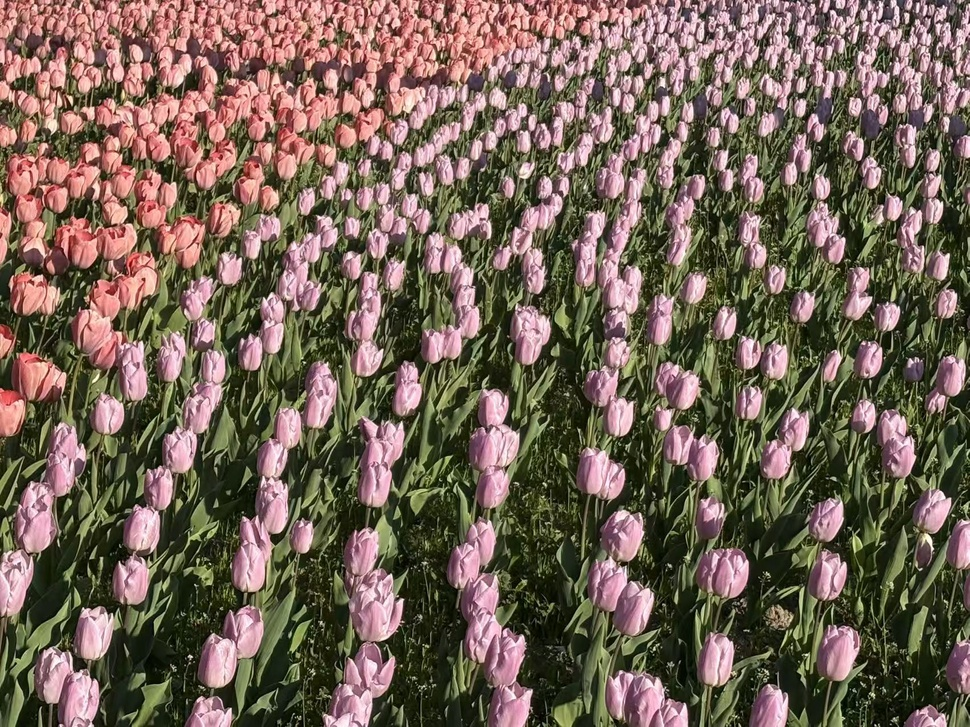
#> input picture A1.jpg, 970 x 727 px, shrunk from 1702 x 1276 before the run
$ python -i vision_core.py   (imports and definitions only)   (older library calls are emulated)
#> lines starting #> are read from the running program, lines starting #| are printed output that depends on the picture
#> further down, picture is the input picture: shape (727, 970, 3); mean B, G, R 85.8, 99.1, 116
"""Core Python reference implementation for the course submission."""

from dataclasses import dataclass
from typing import List, Optional, Sequence, Tuple

import cv2
import numpy as np


@dataclass
class CannyResult:
    gradient: np.ndarray
    nms: np.ndarray
    edges: np.ndarray


@dataclass
class MatchResult:
    keypoints_a: Sequence[cv2.KeyPoint]
    keypoints_b: Sequence[cv2.KeyPoint]
    matches: List[cv2.DMatch]
    inliers: List[cv2.DMatch]
    homography: Optional[np.ndarray]
    aligned: Optional[np.ndarray]


def to_gray(image: np.ndarray) -> np.ndarray:
    return cv2.cvtColor(image, cv2.COLOR_BGR2GRAY)
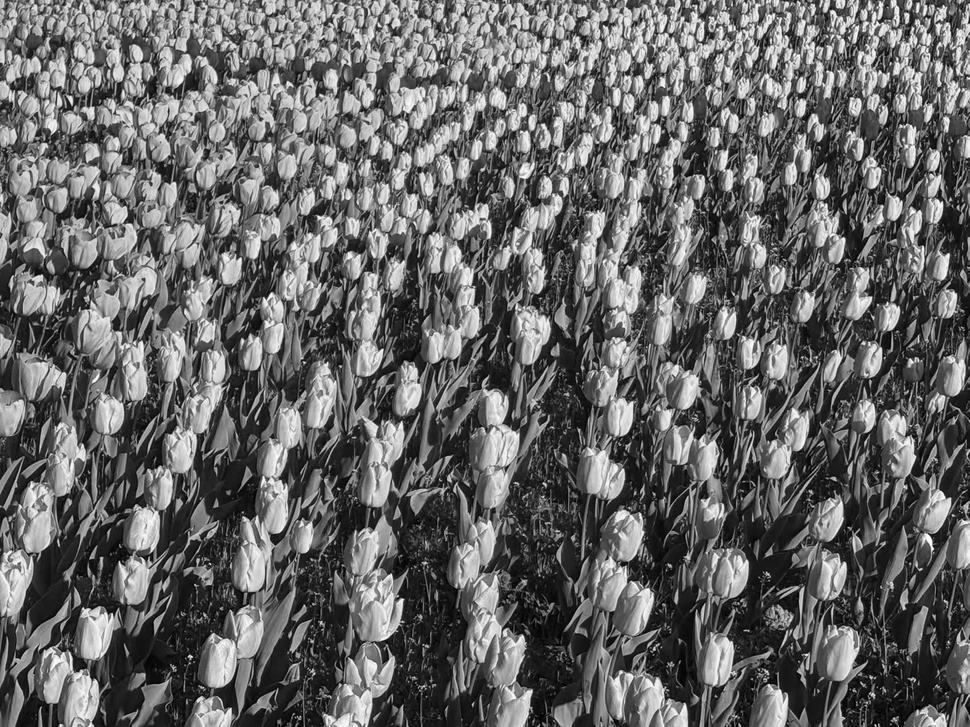
#> returned value: shape (727, 970); min 1, max 253, mean 102.6


def manual_nms(magnitude: np.ndarray, angle: np.ndarray) -> np.ndarray:
    h, w = magnitude.shape
    out = np.zeros_like(magnitude, dtype=np.float32)
    angle = np.rad2deg(angle) % 180
    for y in range(1, h - 1):
        for x in range(1, w - 1):
            current = magnitude[y, x]
            direction = angle[y, x]
            if (0 <= direction < 22.5) or (157.5 <= direction <= 180):
                q, r = magnitude[y, x + 1], magnitude[y, x - 1]
            elif 22.5 <= direction < 67.5:
                q, r = magnitude[y + 1, x - 1], magnitude[y - 1, x + 1]
            elif 67.5 <= direction < 112.5:
                q, r = magnitude[y + 1, x], magnitude[y - 1, x]
            else:
                q, r = magnitude[y - 1, x - 1], magnitude[y + 1, x + 1]
            if current >= q and current >= r:
                out[y, x] = current
    return out


def run_canny_pipeline(image: np.ndarray, low: int = 45, high: int = 110) -> CannyResult:
    gray = to_gray(image)
    blurred = cv2.GaussianBlur(gray, (5, 5), 1.4)
    gx = cv2.Sobel(blurred, cv2.CV_32F, 1, 0, ksize=3)
    gy = cv2.Sobel(blurred, cv2.CV_32F, 0, 1, ksize=3)
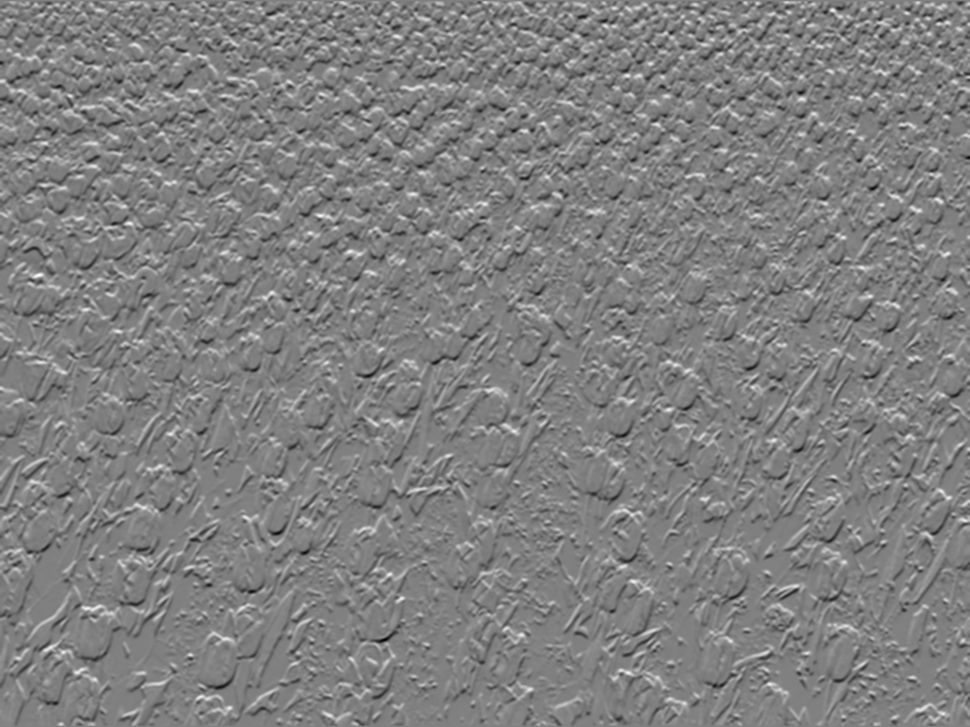
#> gy: shape (727, 970) float32; min -432, max 424, mean -0.4; drawn with min black and max white
    magnitude = cv2.magnitude(gx, gy)
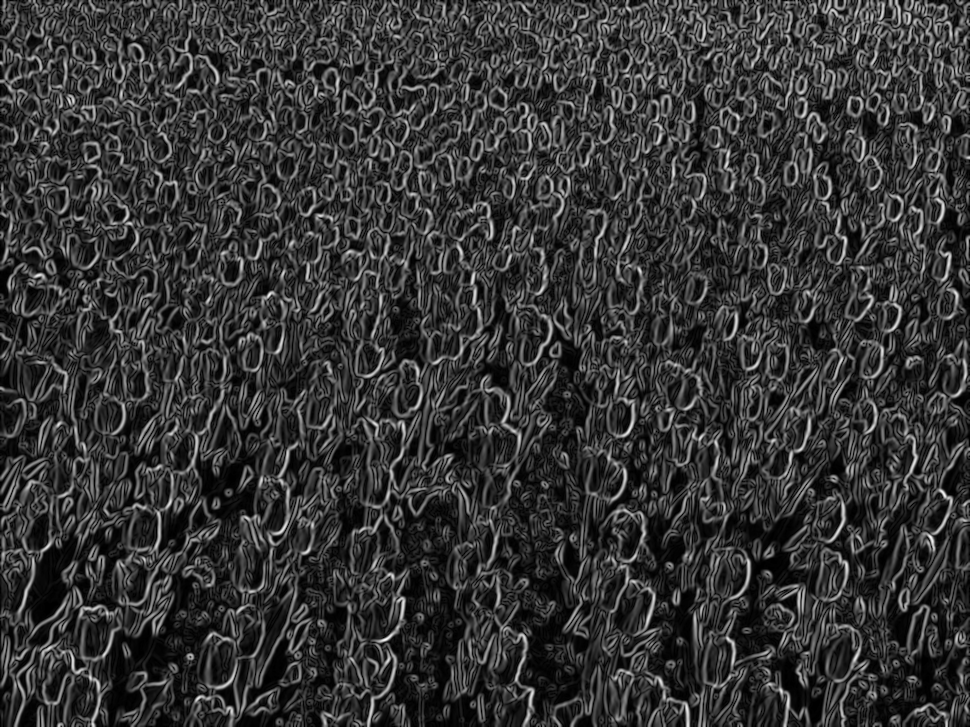
#> magnitude: shape (727, 970) float32; min 0, max 471.9, mean 100.3; drawn with min black and max white
    angle = cv2.phase(gx, gy, angleInDegrees=False)
    nms = manual_nms(magnitude, angle)
#> in manual_nms, `angle = np.rad2deg(angle) % 180`:
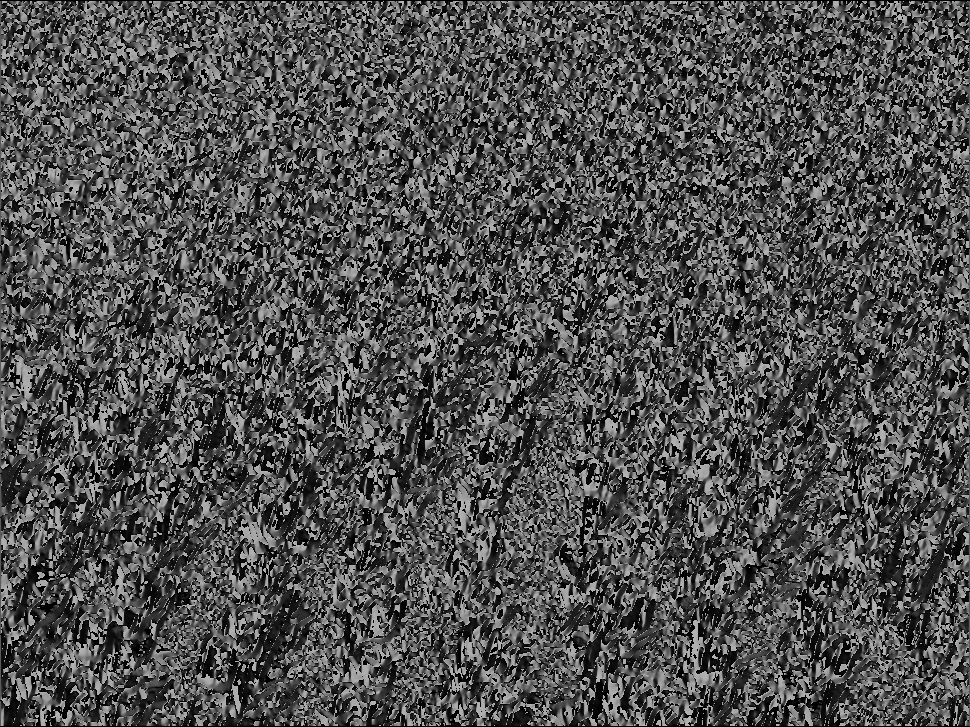
#> angle: shape (727, 970) float32; min 0, max 179.9, mean 79.3
#> after the loop in manual_nms, `for y in range(1, h - 1):`:
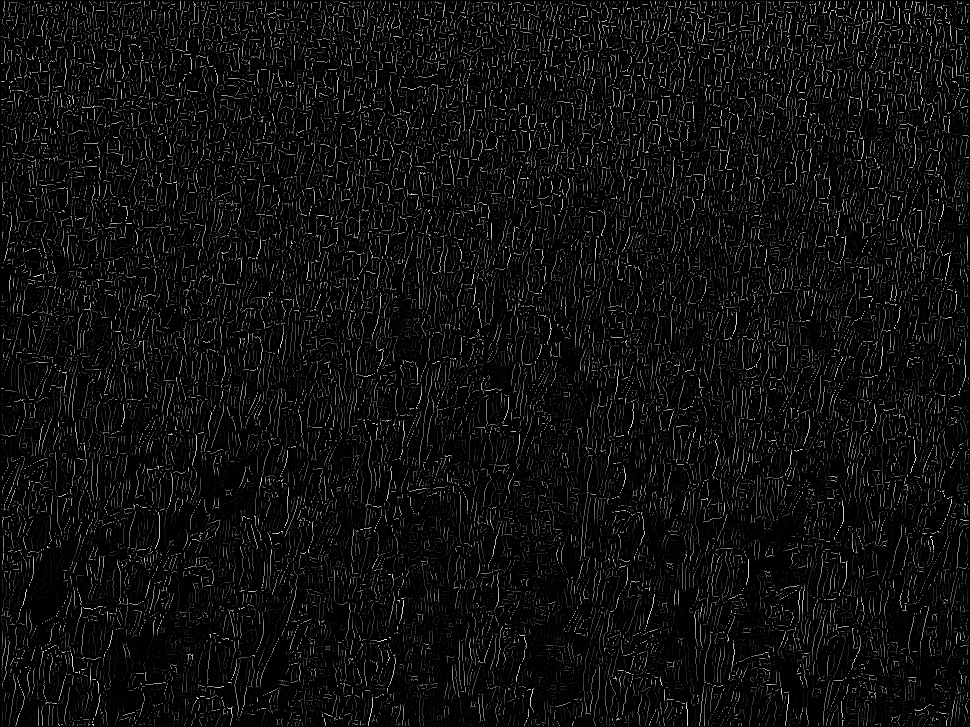
#> out: shape (727, 970) float32; min 0, max 471.9, mean 26.4; drawn with min black and max white
    edges = cv2.Canny(blurred, low, high)
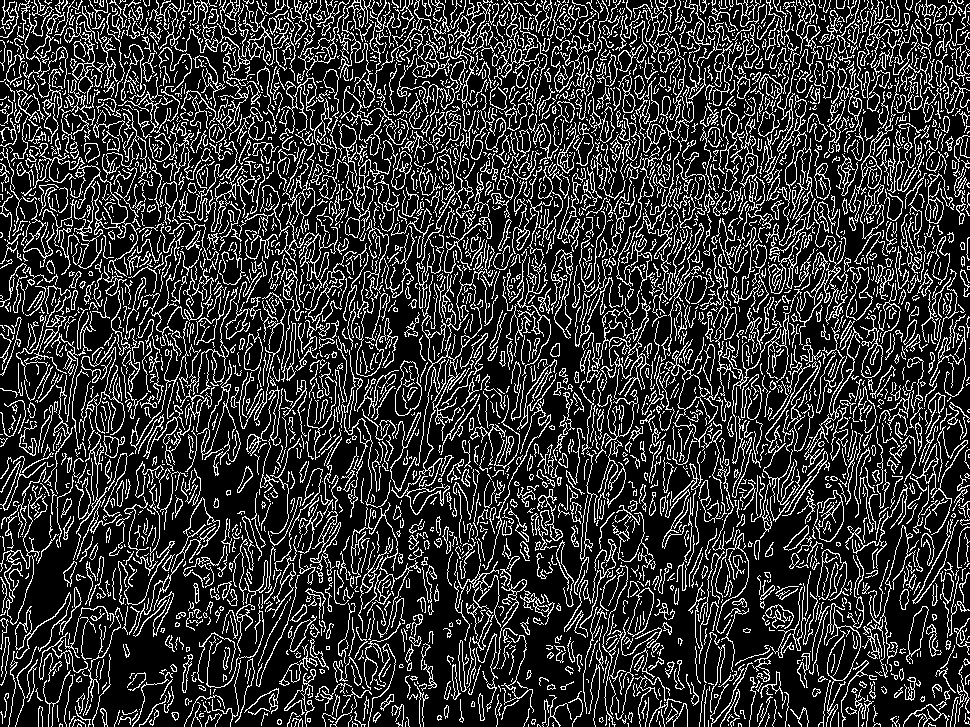
#> edges: shape (727, 970); 20.9% white in thin lines or dots
    return CannyResult(gradient=magnitude, nms=nms, edges=edges)


# [79 lines left out: functions draw_keypoints, detect_harris, detect_sift, match_two_images, blend_pair, stitch_images, not called in this run]

>>> import cv2
>>> picture = cv2.imread('A1.jpg')
>>> result = run_canny_pipeline(picture)
